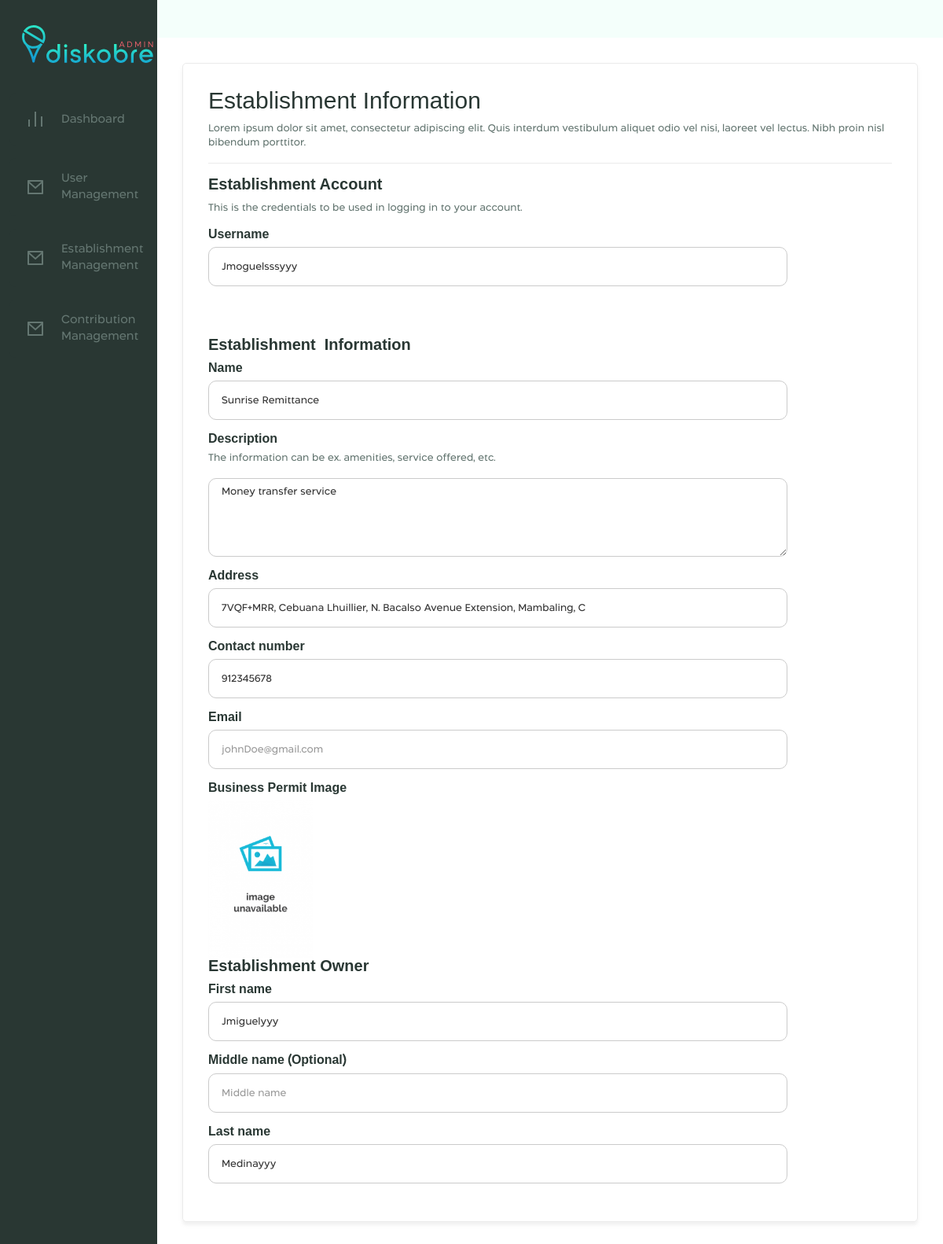
The app's page /Admin/view-establishment.php?estab_id=11 with its own data.
### tables this page shows
CREATE TABLE `user` (
  `user_id` int(12) NOT NULL,
  `user_type` varchar(20) NOT NULL,
  `fname` varchar(30) DEFAULT NULL,
  `middle` varchar(256) DEFAULT NULL,
  `lname` varchar(30) DEFAULT NULL,
  `username` varchar(30) NOT NULL,
  `password` varchar(30) NOT NULL,
  `bdate` date DEFAULT NULL,
  `profilepic` varchar(50) DEFAULT NULL,
  `email` varchar(40) DEFAULT NULL
);

CREATE TABLE `establishment` (
  `establishment_id` int(12) NOT NULL,
  `estab_name` varchar(40) NOT NULL,
  `category_id` int(11) NOT NULL,
  `address` varchar(70) DEFAULT NULL,
  `latitude` decimal(23,20) DEFAULT NULL,
  `longtitude` decimal(23,20) DEFAULT NULL,
  `description` text NOT NULL,
  `estab_email` varchar(40) DEFAULT NULL,
  `status` varchar(30) DEFAULT '1',
  `user_fk` int(11) DEFAULT NULL,
  `contact` int(11) DEFAULT NULL
);

### Admin/view-establishment.php (the view, shortened to what this page needs)
<!DOCTYPE html>
<html data-wf-page="6273caa5ad1898319be342b4" data-wf-site="62165100d93c4633055bbbac">
<head>
  <link href="css/normalize.css" rel="stylesheet" type="text/css">
  <link href="css/webflow.css" rel="stylesheet" type="text/css">
  <link href="css/diskobre-admin.webflow.css" rel="stylesheet" type="text/css">
  <link href="css/diskobre-admin.styles.css" rel="stylesheet" type="text/css">
</head>
<?php
 $link = mysqli_connect('localhost','root','');
 mysqli_select_db($link,"diskobre");
 $estabId = $_GET['estab_id'];
 $viewEstab = mysqli_query($link, "SELECT * from establishment where establishment_id='{$estabId}'");
 if(mysqli_num_rows($viewEstab) > 0){
  while($s = mysqli_fetch_array($viewEstab)){
    $estab_name = $s['estab_name'];
    $address = $s['address'];
    $description = $s['description'];
    $address = $s['address'];
    $estab_email = $s['estab_email'];
    $contact = $s['contact'];
  }
}
$getUser = mysqli_query($link, "SELECT  user_fk as userId from establishment where establishment_id='{$estabId}'");
if(mysqli_num_rows($getUser) > 0){
  while($s = mysqli_fetch_array($getUser)){
    $userId = $s['userId'];
  }
}
$user = mysqli_query($link, "SELECT * from user where user_id='{$userId}'");
if(mysqli_num_rows($user) > 0){
  while($s = mysqli_fetch_array($user)){
    $fname = $s['fname'];
    $lname = $s['lname'];
    $username = $s['username'];
  }
}
?>
<body>
  <div class="body-wrapper">
    <div class="left-panel"><img src="images/admin-logo.svg" loading="lazy" alt="" class="admin-logo-login mx-1">
      <a href="dashboard.php" class="nav-item w-inline-block"><img src="images/bar-chart-line.svg" loading="lazy" alt="">
        <div class="nav-text">Dashboard</div>
      </a>
      <a href="user-management.php" class="nav-item w-inline-block"><img src="images/mail-line.svg" loading="lazy" alt="">
        <div class="nav-text">User Management</div>
      </a>
      <a href="establishment-management.php" class="nav-item  w-inline-block"><img src="images/mail-line.svg" loading="lazy" alt="">
        <div class="nav-text">Establishment Management</div>
      </a>
      <a href="contribution-management.php" class="nav-item w-inline-block"><img src="images/mail-line.svg" loading="lazy" alt="">
        <div class="nav-text">Contribution Management</div>
      </a>
    </div>
    <div class="right-panel">
          <div class="estab-body-view">
            <div class="w-form">
              <form id="wf-form-establishment-form" name="wf-form-establishment-form" data-name="establishment form" method="POST">
                <div class="estab-view-body">
                  <h2 class="h2-estab-view">Establishment Information</h2>
                  <p class="estab-view-paragraph">Lorem ipsum dolor sit amet, consectetur adipiscing elit. Quis interdum vestibulum aliquet odio vel nisi, laoreet vel lectus. Nibh proin nisl bibendum porttitor.</p>
                  <div class="h-divider mb-1"></div>
                  <h3 class="h3-estab-view">Establishment Account</h3>
                  <p class="estab-view-paragraph">This is the credentials to be used in logging in to your account.</p><label for="username" class="h4-estab-view">Username</label>
                    <input disabled type="text" class="text-field estab-view mb-4 w-input" value="<?php echo($username) ?>" maxlength="256" name="username" data-name="username" placeholder="Username" id="username" required="true">
                  <h3 class="h3-estab-view">Establishment  Information</h3>
                  <label for="establishment-name" class="h4-estab-view">Name</label>
                    <input disabled type="text" class="text-field estab-view w-input" maxlength="256" value="<?php echo($estab_name); ?>" name="establishmentName" data-name="establishment name" placeholder="Establishment Name" id="establishment-name"  required="true">
                  <label for="establishment-category-2" class="h4-estab-view">Description</label>
                  <p class="estab-view-paragraph">The information can be ex. amenities, service offered, etc.</p>
                  <textarea disabled   placeholder="We offer check up" maxlength="5000" id="description" name="description" data-name="field" class="text-field estab-view text-area w-input"  required="true"><?php echo($description);?></textarea>
                  <label for="estab-address" class="h4-estab-view">Address</label>
                    <input disabled value= "<?php echo($address) ?>" type="text" name = "address" class="text-field estab-view w-input" maxlength="256" name="estab-address" data-name="estab address" placeholder="Dionisio St, Brgy. Zapatera, Cebu City, Cebu, 6000" id="estab-address"  required="true">
                  <label for="estab-contact" class="h4-estab-view">Contact number</label>
                    <input disabled  value= "<?php echo($contact) ?>" name = "contact" type="tel" class="text-field estab-view w-input"  name="estab-contact" data-name="estab contact" placeholder="09123456789" id="estab-contact"  required="true" maxlength="9" pattern="\d*" oninput="this.value = this.value.replace(/[^0-9.]/g, ''); this.value = this.value.replace(/(\..*)\./g, '$1');" >
                  <label for="estab-" class="h4-estab-view" >Email</label>
                    <input disabled   value= "<?php echo($estab_email) ?>" name="email-establish"  type="email" class="text-field estab-view w-input" maxlength="256"  data-name="estab contact" placeholder="johnDoe@gmail.com" id="estab-contact" required="true">
                  <label for="estab-" class="h4-estab-view" >Business Permit Image</label>
                  <div class="estab-view flex-v">
                      <?php
                          $conn = new mysqli("localhost","root","","diskobre");
                          $sql = "SELECT * FROM `estab_image` WHERE image_type = 4 && estab_id_fk = '$estabId' LIMIT 2";
                          $result = $conn->query($sql);
                      ?>
                      <?php
                        if ($result->num_rows > 0) {
                          while($data = $result->fetch_assoc()){
                      ?>
                        <div class="gallery">
                            <img src="../uploads/<?php echo $data['image']?>" alt="" style="width:600; height: 200px;"  onerror="this.src='../uploads/no-image.png';">
                        </div>
                    <?php }}else{?>
                      <div class="gallery">
                            <img src="../uploads/no-image.png" alt="" style="width:600; height: 200px;" >
                        </div>
                    <?php }?>
                  </div>
                  <h3 class="h3-estab-view">Establishment Owner</h3>
                  <label for="owner-fname" class="h4-estab-view">First name</label>
                    <input disabled name="fname" value="<?php echo($fname) ?>" type="text" class="text-field estab-view w-input" maxlength="256" name="owner-fname" data-name="owner fname" placeholder="First name" id="owner-fname"  required="true">
                  <label for="Owner-mname" class="h4-estab-view">Middle name <span class="special-char">(</span>Optional<span class="special-char">)</span></label>
                    <input disabled name="middle"  type="text" class="text-field estab-view w-input" maxlength="256" name="Owner-mname" data-name="Owner mname" placeholder="Middle name" id="Owner-mname"  required="true"><label for="Owner-lname" class="h4-estab-view">Last name</label>
                    <input disabled name="lname"  value="<?php echo($lname) ?>" type="text" class="text-field estab-view w-input" maxlength="256" name="Owner-lname" data-name="Owner lname" placeholder="Last name" id="Owner-lname"  required="true">
                </div>
              </form>
            </div>
          </div>
        </div>
      </div>
</body>
</html>

### Admin/css/webflow.css (style rules this page uses)
* { -webkit-box-sizing: border-box; -moz-box-sizing: border-box; box-sizing: border-box; }
html { height: 100%; }
body { margin: 0; min-height: 100%; background-color: #fff; font-family: Arial, sans-serif; font-size: 14px; line-height: 20px; color: #333; }
img { max-width: 100%; vertical-align: middle; display: inline-block; }
.w-inline-block { max-width: 100%; display: inline-block; }
h1, h2, h3, h4, h5, h6 { font-weight: bold; margin-bottom: 10px; }
h2 { font-size: 32px; line-height: 36px; margin-top: 20px; }
h3 { font-size: 24px; line-height: 30px; margin-top: 20px; }
p { margin-top: 0; margin-bottom: 10px; }
.w-form { margin: 0 0 15px; }
label { display: block; margin-bottom: 5px; font-weight: bold; }
.w-input, .w-select { display: block; width: 100%; height: 38px; padding: 8px 12px; margin-bottom: 10px; font-size: 14px; line-height: 1.428571429; color: #333333; vertical-align: middle; background-color: #ffffff; border: 1px solid #cccccc; }
.w-input[disabled], .w-select[disabled], .w-input[readonly], .w-select[readonly], fieldset[disabled] .w-input, fieldset[disabled] .w-select { cursor: not-allowed; background-color: #eeeeee; }
textarea.w-input, textarea.w-select { height: auto; }

### records on screen
user: username "Jmoguelsssyyy", fname "Jmiguelyyy", lname "Medinayyy"
establishment: establishmentName "Sunrise Remittance", description "Money transfer service", address "7VQF+MRR, Cebuana Lhuillier, N. Bacalso Avenue Extension, Mambaling, C", contact "912345678"
